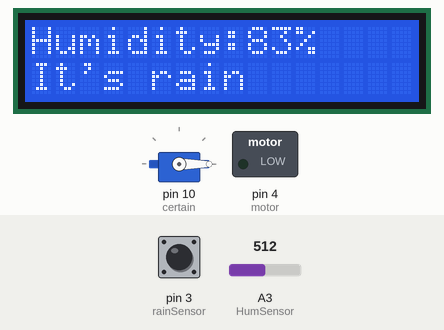
Recording of a sketch running on a simulated Arduino Uno, built with avr-gcc and run on an emulated ATmega328P. Shown: 16×2 character LCD, servo, switched loads named in the sketch (green lamp = pin HIGH). The test bench sets the inputs (shaded band); at power-on: pin 3 (rainSensor) LOW, A3 (HumSensor) = 512.

Above: at 0.8 s.
0.9 s: pin 3 (rainSensor) driven HIGH
At 2.1 s:
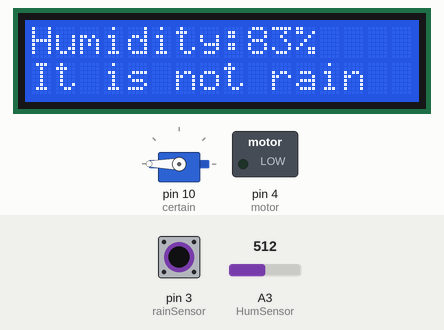
3.2 s: A3 (HumSensor) set to 584
At 3.7 s:
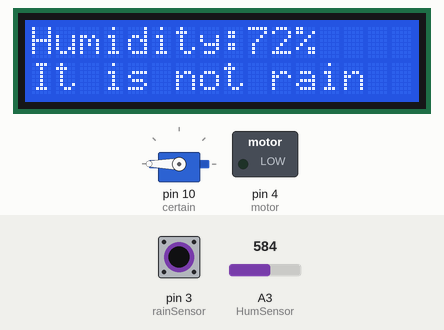
4.8 s: A3 (HumSensor) set to 606
At 5.3 s:
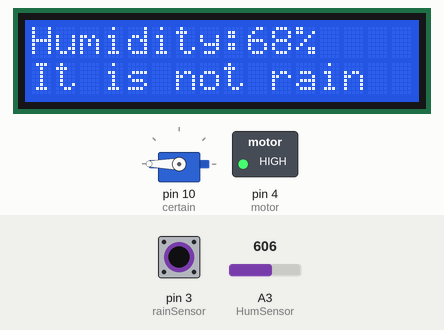
7.0 s: pin 3 (rainSensor) driven LOW
At 7.5 s:
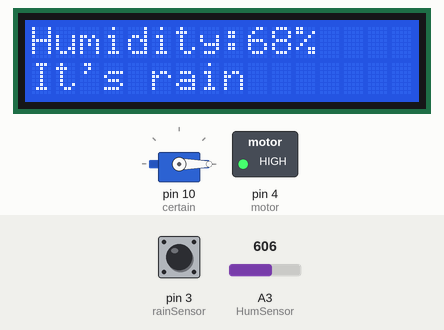
9.1 s: A3 (HumSensor) set to 511
At 9.7 s:
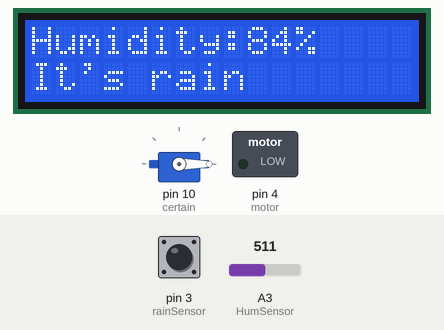
12.1 s: pin 3 (rainSensor) pulsed HIGH 5 times (0.12 s each, 0.3 s apart)
At 13.52 s:
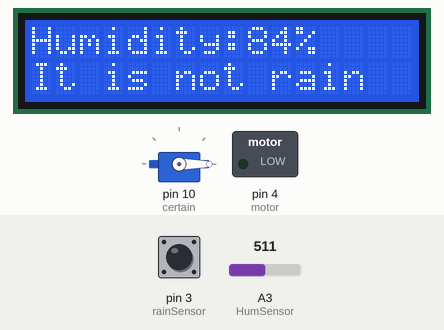
Timing chart, 0 to 15.1 s (numbered marks = the images above; inputs shaded):
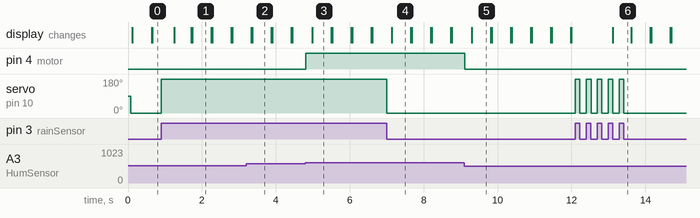

The sketch:

main.ino
```cpp
// Import some important libraries
#include <Arduino_FreeRTOS.h>
#include <Servo.h>
#include <LiquidCrystal_I2C.h>
// outut and input pin configuration
#define motor 4
#define certain 10
#define rainSensor 3
#define HumSensor A3
// Declare two global variavles in order to tranfer data in other tasks
int globalHumidity;
boolean globalStatus;
// LDC Definition
LiquidCrystal_I2C lcd(0x27,16,2);
// Servo Definition
Servo myservo;

//Declare Task
void TaskCareObject(void *pvParameters);
void TaskWeatherDetect(void *pvParameters);
void TaskPrint(void *pvParameters);

void setup() {
Serial.begin(9600);

// Declare in, out direction
pinMode(rainSensor, INPUT);
pinMode(certain, OUTPUT);
pinMode(motor, OUTPUT);
// initialize LCD
lcd.init();
// turn on led on screen
lcd.backlight();
// Assign servo pin
myservo.attach(certain);
// Erase screen
lcd.clear();

// Create Task
xTaskCreate(
  TaskCareObject
  ,"Task1"
  ,128
  ,NULL
  ,1
  ,NULL
  );

xTaskCreate(
  TaskWeatherDetect
  ,"Task2"
  ,128
  ,NULL
  ,1
  ,NULL
  );

xTaskCreate(
  TaskPrint
  ,"Task3"
  ,128
  ,NULL
  ,1
  ,NULL
  );

// schdule
vTaskStartScheduler();
}

void loop() {
  // put your main code here, to run repeatedly:

}

// check moisture and controll the pump
void TaskCareObject(void *pvParameters)
{
  int temp =0;
  while(1)
  {
    // convert analog signal to moisture percent
    temp = analogRead(HumSensor);
    temp = abs(temp - 420);
    temp = abs(600 - temp);
    temp = map(temp, 0, 605, 0, 100);
    globalHumidity = temp;
    // if the moisture smaller than 70%, turn on the pump
    if(temp < 70)
    {
      digitalWrite(motor, HIGH);
      vTaskDelay(10/ portTICK_PERIOD_MS);
      }
      else // when condition is wrong, then turn of the pump
      {
        digitalWrite(motor, LOW);
        vTaskDelay(10/ portTICK_PERIOD_MS);
        }

    }
  }
// detect rain and controll the servo
void TaskWeatherDetect(void *pvParameters)
{
  boolean _status = 0;

  while(1)
  {
    _status = digitalRead(rainSensor);
    globalStatus = _status;
    if(_status)
    {

      myservo.write(180);
      }
      else
      {
        myservo.write(0);
        }
    }
  }

// wire moisture and weather on screen
void TaskPrint(void *pvParameters)
{
  while(1)
  {
    lcd.clear();
    lcd.setCursor(0,0);
    lcd.print("Humidity:");
    lcd.print(globalHumidity);
    lcd.print("%");
    lcd.setCursor(0,1);
    if(!globalStatus)
      {
        lcd.print("It's rain");
        }
        else
        {
          lcd.print("It is not rain");
          }
    vTaskDelay(500/ portTICK_PERIOD_MS);
    }
  }
```

Measured:
- the behaviour switches between 596 and 597 on A3 (HumSensor) (found by bisection; images 2 and 3)
- after the input at 0.9 s, servo on pin 10 (certain): 0° → 180° at once; the display: changes after 0.35 s (image 1)
- after the input at 3.2 s, the display: first changes after 0.14 s (image 2 shows a later state)
- after the input at 4.8 s, pin 4 (motor): LOW → HIGH at once; the display: changes after 0.19 s (image 3)
- after the input at 7.0 s, servo on pin 10 (certain): 180° → 0° at once; the display: changes after 0.14 s (image 4)
- after the input at 9.1 s, pin 4 (motor): HIGH → LOW at once; the display: changes after 0.20 s (image 5)
- after the input at 12.1 s, servo on pin 10 (certain): alternates 180° for 0.12 s and 0° for 0.18 s, 10 changes in all, then stays 0°, starting at once; the display: changes after 1.0 s (image 6)
